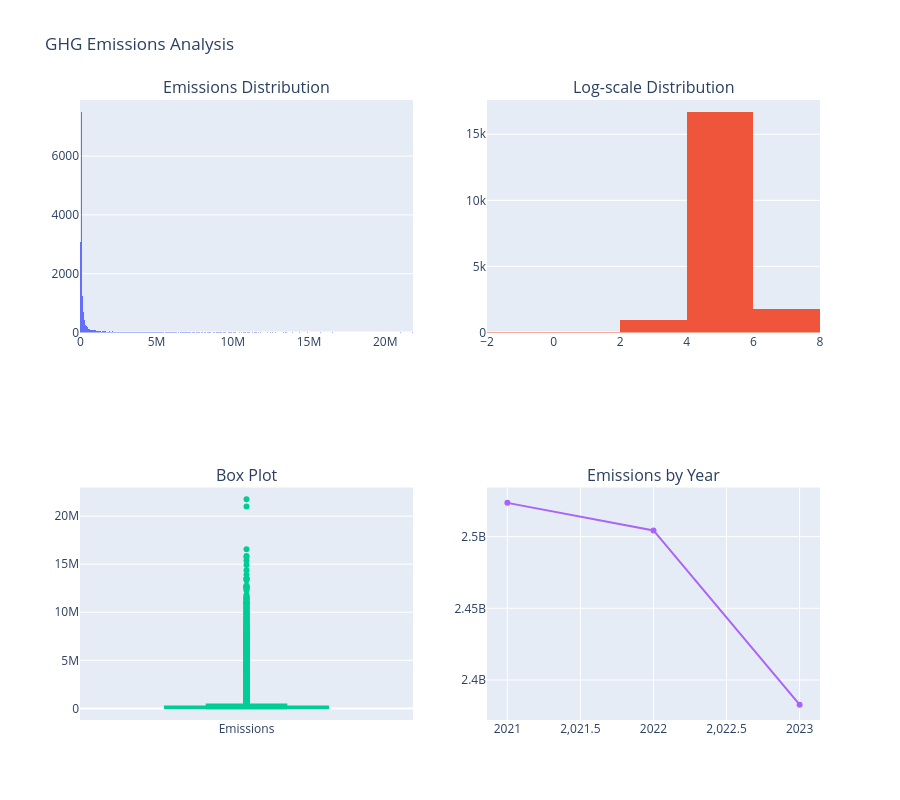

Notebook cell for this chart:
### Code cell
# Outlier Analysis for GHG Emissions
print("Outlier Analysis -----------------")
Q1 = df['total_ghg_emissions_tonnes'].quantile(0.25)
Q3 = df['total_ghg_emissions_tonnes'].quantile(0.75)
IQR = Q3 - Q1
lower_bound = Q1 - 1.5 * IQR
upper_bound = Q3 + 1.5 * IQR

outliers = df[(df['total_ghg_emissions_tonnes'] < lower_bound) | 
              (df['total_ghg_emissions_tonnes'] > upper_bound)]
print(f"Number of outliers: {len(outliers)}")
print(f"Percentage of outliers: {len(outliers)/len(df)*100:.2f}%")

print(f"\nEmissions Statistics:")
print(f"Min: {df['total_ghg_emissions_tonnes'].min():,.2f}")
print(f"Max: {df['total_ghg_emissions_tonnes'].max():,.2f}")
print(f"Mean: {df['total_ghg_emissions_tonnes'].mean():,.2f}")
print(f"Median: {df['total_ghg_emissions_tonnes'].median():,.2f}")

# Visualize distribution
fig = make_subplots(rows=2, cols=2, 
                    subplot_titles=('Emissions Distribution', 'Log-scale Distribution', 
                                   'Box Plot', 'Emissions by Year'))

# Histogram
fig.add_trace(go.Histogram(x=df['total_ghg_emissions_tonnes'], name='Emissions'),
              row=1, col=1)

# Log-scale histogram
fig.add_trace(go.Histogram(x=np.log10(df['total_ghg_emissions_tonnes']), name='Log Emissions'),
              row=1, col=2)

# Box plot
fig.add_trace(go.Box(y=df['total_ghg_emissions_tonnes'], name='Emissions'),
              row=2, col=1)

# Emissions by year
yearly_stats = df.groupby('reporting_year')['total_ghg_emissions_tonnes'].agg(['mean', 'median', 'sum']).reset_index()
fig.add_trace(go.Scatter(x=yearly_stats['reporting_year'], y=yearly_stats['sum'], 
                        mode='lines+markers', name='Total Emissions'),
              row=2, col=2)

fig.update_layout(height=800, title_text="GHG Emissions Analysis", showlegend=False)
fig.show()

### Figure 1 — Plotly figure (JSON) as saved in the notebook; plotly's stock layout.template omitted (floating-point values rounded to 4 significant figures; data arrays with more than 128 entries replaced by an {"elided": "..."} marker saying what was removed)
{"data": [{"name": "Emissions", "type": "histogram", "x": {"elided": "19513 float values"}, "xaxis": "x", "yaxis": "y"}, {"name": "Log Emissions", "type": "histogram", "x": {"elided": "19513 float values"}, "xaxis": "x2", "yaxis": "y2"}, {"name": "Emissions", "type": "box", "xaxis": "x3", "y": {"elided": "19513 float values"}, "yaxis": "y3"}, {"mode": "lines+markers", "name": "Total Emissions", "type": "scatter", "x": [2021, 2022, 2023], "xaxis": "x4", "y": [2524000000.0, 2504000000.0, 2383000000.0], "yaxis": "y4"}], "layout": {"annotations": [{"font": {"size": 16}, "showarrow": false, "text": "Emissions Distribution", "x": 0.225, "xanchor": "center", "xref": "paper", "y": 1, "yanchor": "bottom", "yref": "paper"}, {"font": {"size": 16}, "showarrow": false, "text": "Log-scale Distribution", "x": 0.775, "xanchor": "center", "xref": "paper", "y": 1, "yanchor": "bottom", "yref": "paper"}, {"font": {"size": 16}, "showarrow": false, "text": "Box Plot", "x": 0.225, "xanchor": "center", "xref": "paper", "y": 0.375, "yanchor": "bottom", "yref": "paper"}, {"font": {"size": 16}, "showarrow": false, "text": "Emissions by Year", "x": 0.775, "xanchor": "center", "xref": "paper", "y": 0.375, "yanchor": "bottom", "yref": "paper"}], "height": 800, "showlegend": false, "title": {"text": "GHG Emissions Analysis"}, "xaxis": {"anchor": "y", "domain": [0, 0.45]}, "xaxis2": {"anchor": "y2", "domain": [0.55, 1]}, "xaxis3": {"anchor": "y3", "domain": [0, 0.45]}, "xaxis4": {"anchor": "y4", "domain": [0.55, 1]}, "yaxis": {"anchor": "x", "domain": [0.625, 1]}, "yaxis2": {"anchor": "x2", "domain": [0.625, 1]}, "yaxis3": {"anchor": "x3", "domain": [0, 0.375]}, "yaxis4": {"anchor": "x4", "domain": [0, 0.375]}}}
